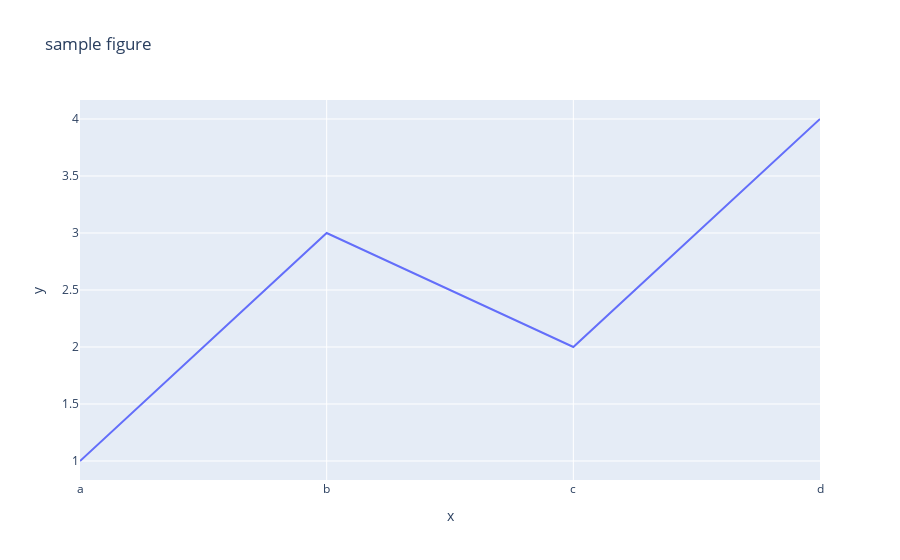

Notebook cell for this chart:
### Code cell
fig = px.line(x = ['a','b','c','d'],y=[1,3,2,4],title = "sample figure")
fig.show()

### Figure 1 — Plotly figure (JSON) as saved in the notebook; plotly's stock layout.template omitted (floating-point values rounded to 4 significant figures)
{"data": [{"hovertemplate": "x=%{x}<br>y=%{y}<extra></extra>", "legendgroup": "", "line": {"color": "#636efa", "dash": "solid"}, "marker": {"symbol": "circle"}, "mode": "lines", "name": "", "orientation": "v", "showlegend": false, "type": "scatter", "x": ["a", "b", "c", "d"], "xaxis": "x", "y": [1, 3, 2, 4], "yaxis": "y"}], "layout": {"legend": {"tracegroupgap": 0}, "title": {"text": "sample figure"}, "xaxis": {"anchor": "y", "domain": [0, 1], "title": {"text": "x"}}, "yaxis": {"anchor": "x", "domain": [0, 1], "title": {"text": "y"}}}}
